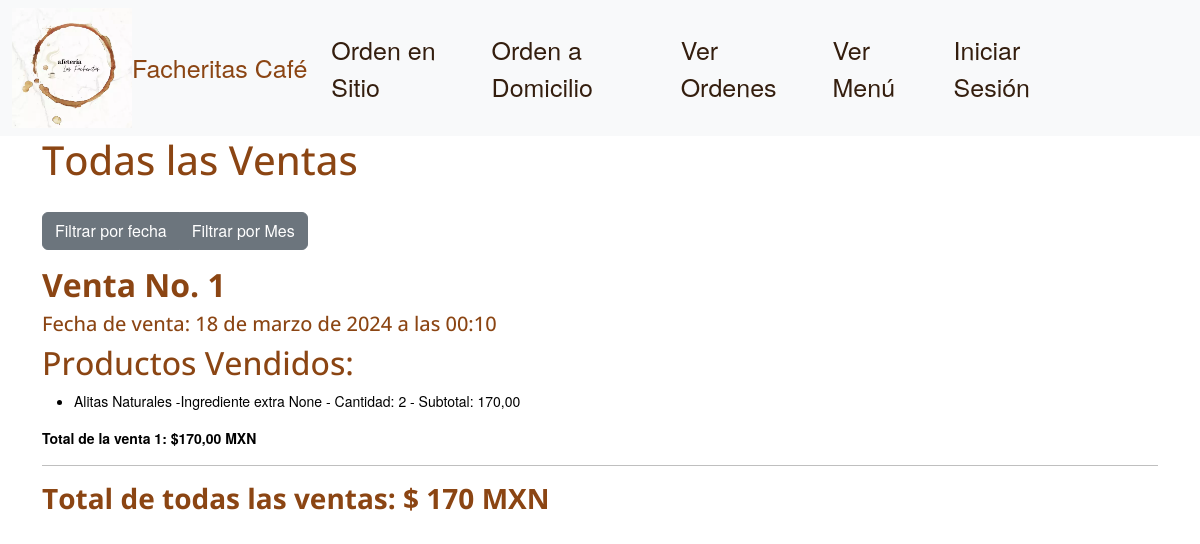
The page /Ventas/ventas/ on the database as committed earlier.
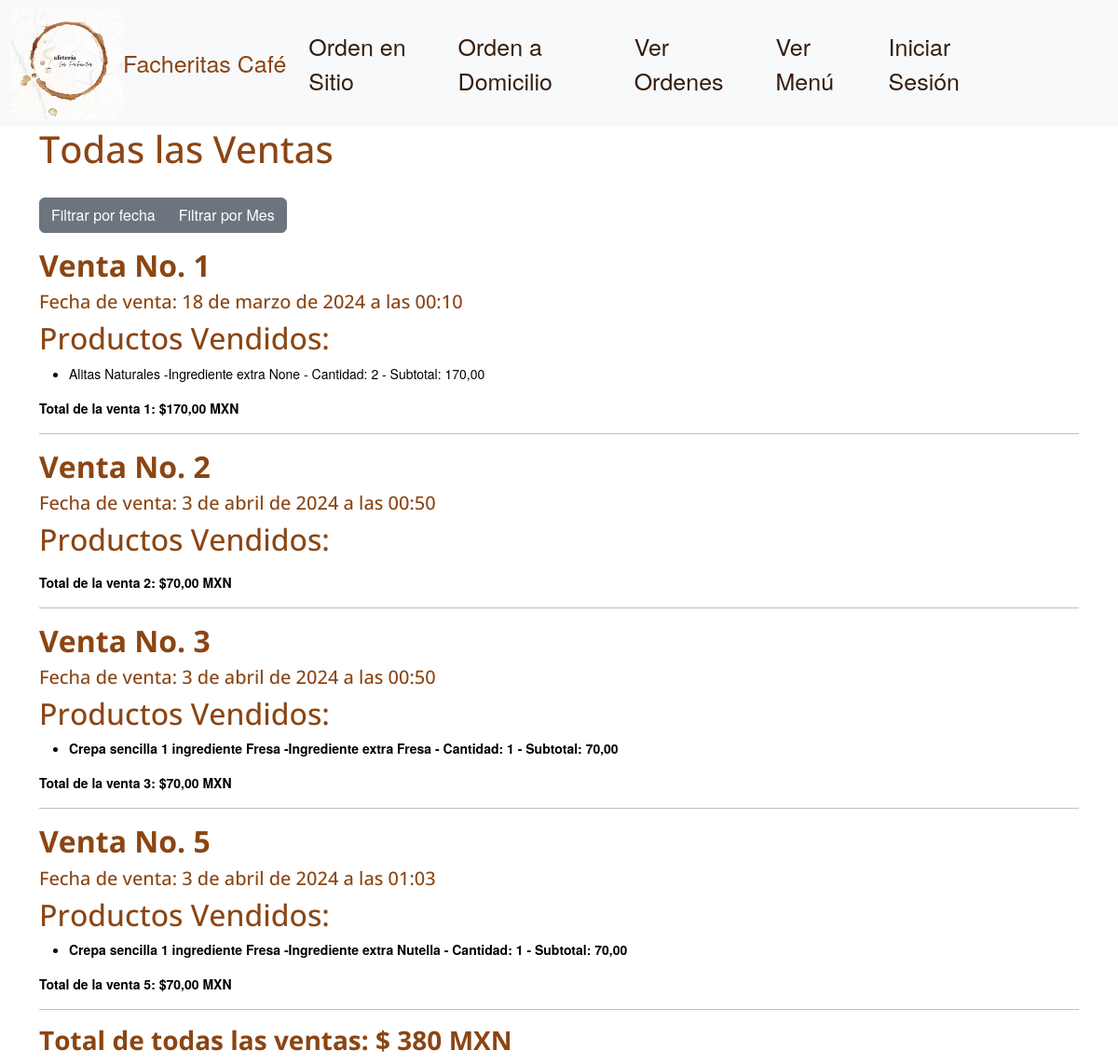
The same page on the database as committed later.
### Venta/models.py (models this page shows, shortened)
class Venta(models.Model):
    mesa = models.ForeignKey(Mesa, on_delete=models.CASCADE, blank=True, null=True)
    pedido_domicilio=models.CharField(max_length=300, blank=True, null=True)
    total = models.DecimalField(max_digits=8, decimal_places=2, blank=True, null=True)
    fecha = models.DateTimeField(auto_now_add=True, blank=True, null=True)

class VentaItem(models.Model):
    venta = models.ForeignKey(Venta, on_delete=models.CASCADE, related_name='detalle')
    producto = models.ForeignKey(Producto, on_delete=models.CASCADE)
    cantidad = models.PositiveIntegerField()
    subtotal = models.DecimalField(max_digits=8, decimal_places=2, blank=True, null=True)
    sabor = models.CharField(max_length=100, blank=True, null=True)
    adicionales = models.CharField(max_length=500, blank=True, null=True)

### Menu/models.py (models this page shows, shortened)
class Producto(models.Model):
    nombre = models.CharField(max_length=50)
    descripcion = models.TextField()
    sabores_raw = models.CharField(max_length=255, blank=True, null=True)
    precio = models.DecimalField(max_digits=10, decimal_places=2)
    categoria = models.ForeignKey(CategoriaMenu, on_delete=models.CASCADE)
    imagen = models.ImageField(upload_to='productos/', blank=True, null=True)
    adicionales = models.ManyToManyField('Adicional', related_name='ingredientes_adicionales', blank=True)
    def obtener_sabores(self):
        if self.sabores_raw:
            return [sabor.strip() for sabor in self.sabores_raw.split(',')]
        else:
            return ['Ninguno']
    def set_sabores(self, sabores):
        self.sabores_raw = ', '.join(sabores)
    sabores = property(obtener_sabores, set_sabores)

### Venta/views.py (the view)
# urls.py: path('Ventas/', include('Venta.urls'), name='Venta')
def Ventas(request):
    fecha = request.GET.get('fecha')
    mes = request.GET.get('mes')
    año = request.GET.get('año')
    ventas = Venta.objects.all()
    total_ventas = ventas.aggregate(Sum('total'))['total__sum'] or 0
    if fecha:
        fecha = datetime.strptime(fecha, '%Y-%m-%d')
        ventas = ventas.filter(fecha__date=fecha)
        total_ventas = ventas.aggregate(Sum('total'))['total__sum'] or 0
    if mes:
        ventas = ventas.filter(fecha__month=mes, fecha__year=año)
        total_ventas = ventas.aggregate(Sum('total'))['total__sum'] or 0
    return render(request, 'venta.html', {'ventas': ventas, 'years': range(2024, 2034 ), 'total_ventas':total_ventas})

### Venta/templates/venta.html (shortened to what this page needs)
{% extends 'main.html' %}
{% block contenido %}
<h1>Todas las Ventas</h1>
<div class="btn-group" style="margin-top: 20px; ">
    <button type="button" class="btn btn-secondary" name="tipoFiltro" onclick="mostrarFecha()" style:"background-color: #9f663e; border-color: #9f663e;">
        Filtrar por fecha
    </button>
    <button type="button" class="btn btn-secondary" style:"background-color: #9f663e; border-color: #9f663e;"name="tipoFiltro" onclick="mostrarMes()">
        Filtrar por Mes
    </button>
</div>
{% for venta in ventas %}
<h2><strong> Venta No. {{venta.id}} </strong></h2>
<h5>Fecha de venta: {{ venta.fecha }}</h5>
<h2>Productos Vendidos:</h2>
<ul>
    {% for ventaitem in venta.detalle.all %}
    <li>{{ ventaitem.producto.nombre }} {{ ventaitem.sabor }} -Ingrediente extra {{ ventaitem.adicionales }} - Cantidad: {{ ventaitem.cantidad }} - Subtotal: {{ ventaitem.subtotal }}</li>
    {% endfor %}
</ul>
<p><strong>Total de la venta {{venta.id}}: ${{ venta.total }} MXN <strong></p>
    <hr>
{% endfor %}
<h3><strong>Total de todas las ventas: $ {{ total_ventas }} MXN <strong></h3>
{% endblock contenido %}

Rows that differ between the two databases and show on the page:
added Venta: id "2", fecha "3 de abril de 2024 a las 00:50", total "70,00"
added Venta: id "3", fecha "3 de abril de 2024 a las 00:50", total "70,00"
added VentaItem: producto.nombre "Crepa sencilla 1 ingrediente", sabor "Fresa", adicionales "Fresa", cantidad "1", subtotal "70,00", shown under "3"
added Venta: id "5", fecha "3 de abril de 2024 a las 01:03", total "70,00"
added VentaItem: producto.nombre "Crepa sencilla 1 ingrediente", sabor "Fresa", adicionales "Nutella", cantidad "1", subtotal "70,00", shown under "5"
Other text that changed with them:
{{ total_ventas }}: "170" → "380"
